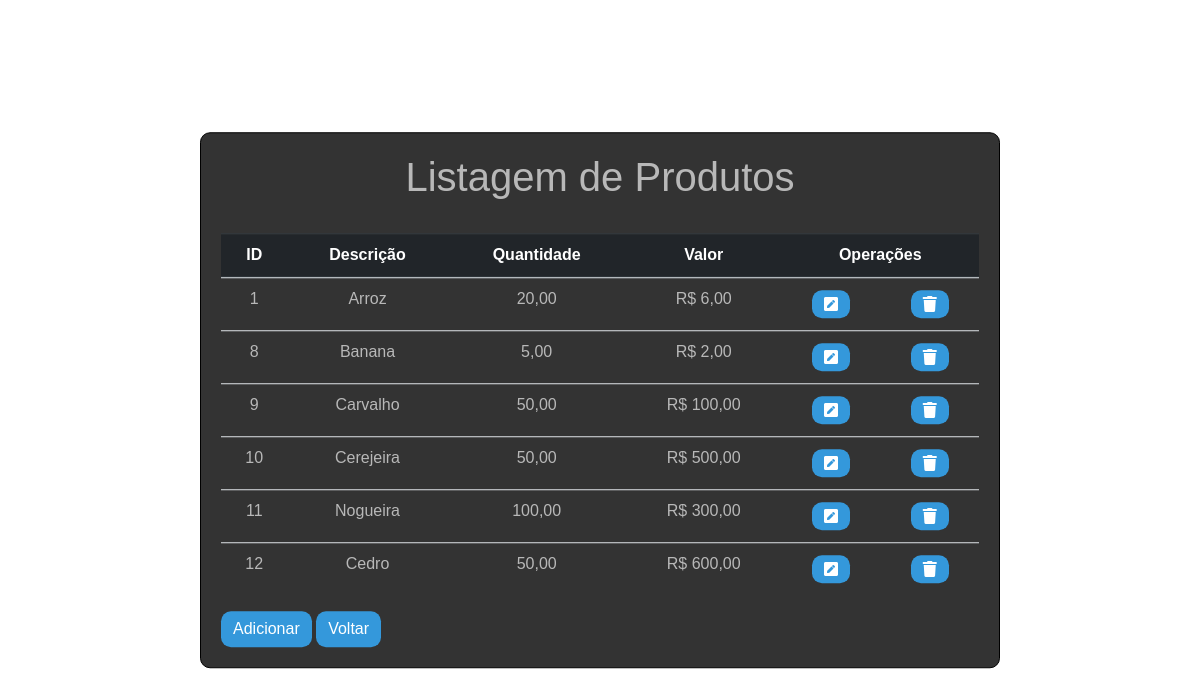
/lstProd.php (signed in), run on an earlier commit of the app's database.
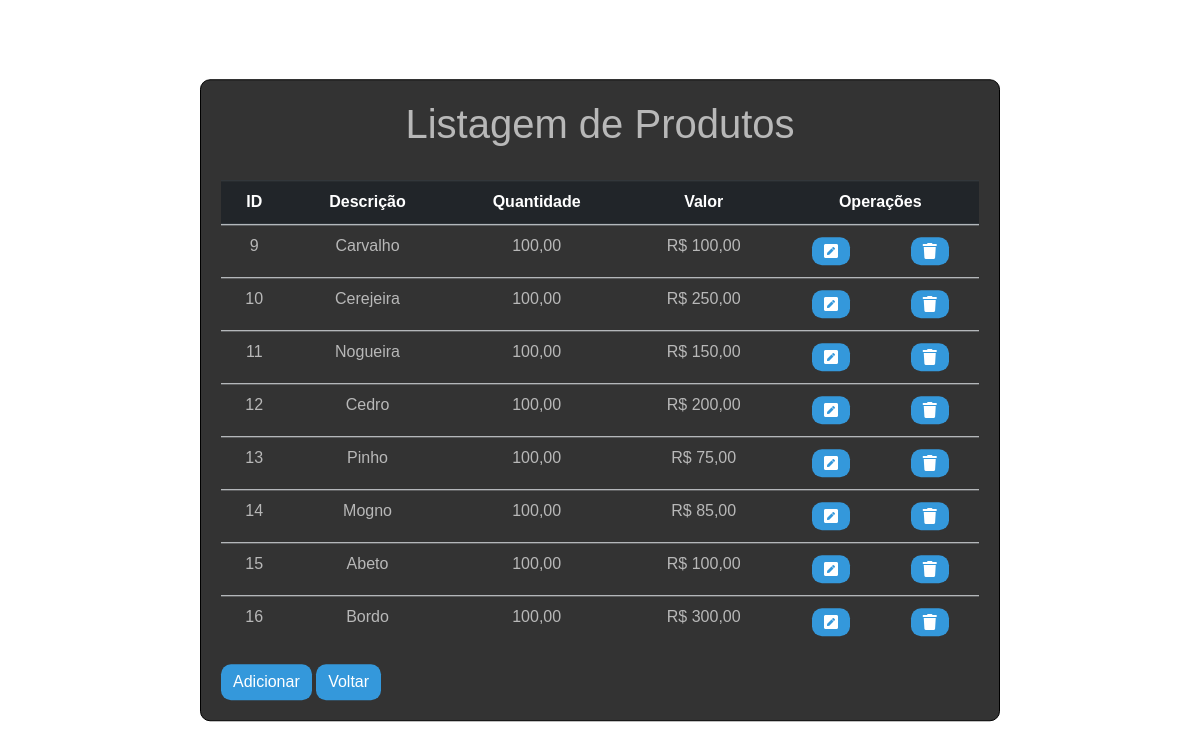
And on a later commit of the database.
### tables this page shows
CREATE TABLE `produto` (
  `id` int(11) NOT NULL,
  `descricao` varchar(35) NOT NULL,
  `quantidade` float NOT NULL,
  `valor` float NOT NULL
);

### lstProd.php (the view, shortened to what this page needs)
<?php
   $rs = mysql_query("SELECT * FROM produto;");
?>
<html>
    <head>
        <link rel="stylesheet" href="https://maxcdn.bootstrapcdn.com/bootstrap/4.0.0-beta.3/css/bootstrap.min.css">
        <link rel="stylesheet" href="lstProd.css">
        <link rel="stylesheet" href="https://use.fontawesome.com/releases/v5.3.1/css/all.css">
    </head>
    <body>
        <section class="pagefade" style="display: none">
        <div class = "container col-md-8" >
        <div class="align-middle">
        <h1 class="text-center display-6" >Listagem de Produtos</h1>
        <br>
        <table class="text-center table table-borderless table-hover">
            <tr>
                <thead class="thead-dark">
                    <th>ID</th>
                    <th>Descrição</th>
                    <th>Quantidade</th>
                    <th>Valor</th>
                    <th colspan="2">Operações</th>
                </thead>
                <?php while ($linha = mysql_fetch_array($rs)) {?>
                    <tr>
                        <td>
                            <?php echo utf8_encode($linha ['id']) ?>
                        </td>
                        <td>
                            <?php echo utf8_encode($linha ['descricao']) ?>
                        </td>
                        <td>
                            <?php echo number_format($linha['quantidade'],2,',','.') ?>
                        </td>
                        <td>R$
                            <?php echo number_format($linha['valor'],2,',','.') ?>
                        </td>
                        <td>
                        <button  class="btn btn-outline-warning bt-sm"
                       onclick="javascript: location.href='frmEdtProd.php?id=' +
                      <?php echo $linha['id'] ?>"><i class="fas fa-pen-square"></i></button>
                        </td>
                        <td>
                        <button  class="btn btn-outline-danger bt-sm"
                       onclick="javascript: location.href='frmRemProd.php?id=' +
                      <?php echo $linha['id'] ?>"><i class="fas fa-trash"></i></button>
                        </td>
                    </tr>
                <?php }?>
            </tr>
        </table>
        <input type="button" id="bt_Add" name="bt_Add" class="btn btn-primary" value="Adicionar"
                    onclick="javascripit:location.href='frmInsprod.html'">
        <input type="button" id="bt_Bck" name="bt_Bck" class="btn btn-back" value="Voltar"
                    onclick="javascripit:location.href='index.php'">
        <br>
        </div>
        </div>
    </body>
</html>

### lstProd.css (style rules this page uses)
body { background: url(bright-conifer-dawn-1350339.jpg); background-repeat: no-repeat; background-size: 1920px 1080px; margin-top: 0; padding: 0; font-family: "Montserrat",sans-serif; }
.container { background: #333; position: absolute; top: 50%; left: 50%; padding: 20px; transform: translate(-50%,-50%); color: white; border-radius: 10px; border: 0.49px solid #000; }
.table { color: #f1f1f1b3; }
h1 { color: #f1f1f1b3; }
.btn { background:#3498db; color: white; border: none; border-radius: 10px; }

What changed in the data, as far as the page shows it:
removed produto: id "1", descricao "Arroz", quantidade "20,00", valor "6,00"
removed produto: id "8", descricao "Banana", quantidade "5,00", valor "2,00"
changed produto "Carvalho": quantidade "50,00" → "100,00"
changed produto "Cerejeira": quantidade "50,00" → "100,00"; valor "500,00" → "250,00"
changed produto "Nogueira": valor "300,00" → "150,00"
changed produto "Cedro": quantidade "50,00" → "100,00"; valor "600,00" → "200,00"
added produto: id "13", descricao "Pinho", quantidade "100,00", valor "75,00"
added produto: id "14", descricao "Mogno", quantidade "100,00", valor "85,00"
added produto: id "15", descricao "Abeto", quantidade "100,00", valor "100,00"
added produto: id "16", descricao "Bordo", quantidade "100,00", valor "300,00"
